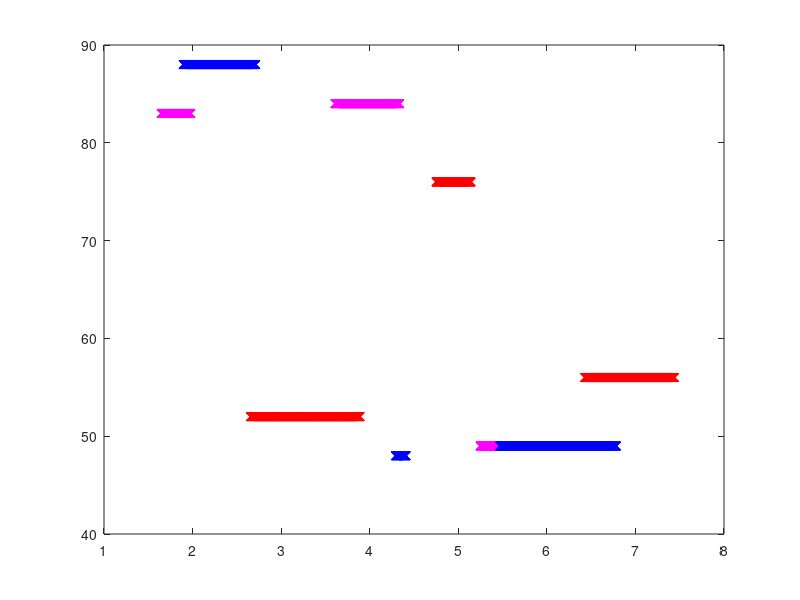

Write the MATLAB code that produced this figure.
data = importdata('record_0.txt.processed.csv')

TIME = 1;
PRESSURE = 2;
MULTI= 3;
%onset = (data(:, PRESSURE)>0) && [0; data(1: end-1, PRESSURE)] == 0); % 0-> bigger than 0
multi = data(:, MULTI) - [0; data(1:end-1, MULTI)];
queue = {};
nmat = []; %pressure, onset,  off, dura
for (t = 1: size(multi, 1))
   if (multi(t) > 0) 
      queue{end + 1} = [data(t, PRESSURE) data(t, TIME)];
      
      disp(queue)
   elseif (multi(t) < 0 )
      dura = data(t, TIME) - queue{1}(2);
      nmat = [nmat; queue{1}, data(t, TIME), dura];
      queue(1) = [];
   end
end   
disp(nmat)
   
c = {'r', 'm', 'b'}
for (t = 1:size(nmat, 1))
   timeRange = (nmat(t,2): 0.001:nmat(t,3));
   pressure = nmat(t, 1) * ones(size(timeRange));
   plot(timeRange, pressure, 'x', 'color', c{mod(t, 3)+1});
   hold on;
end
%plot(data(:, 1), data(:, 2));
%stairs(data(:, 1), data(:, 2));
